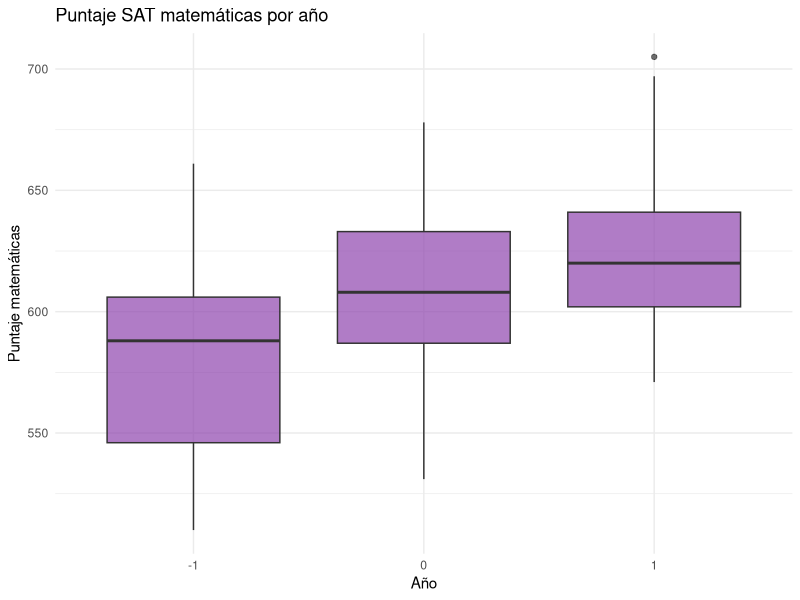
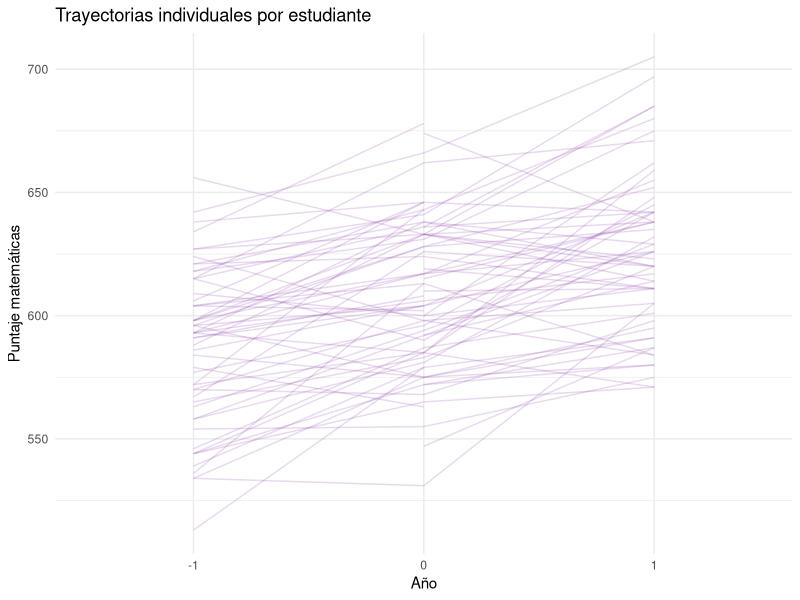
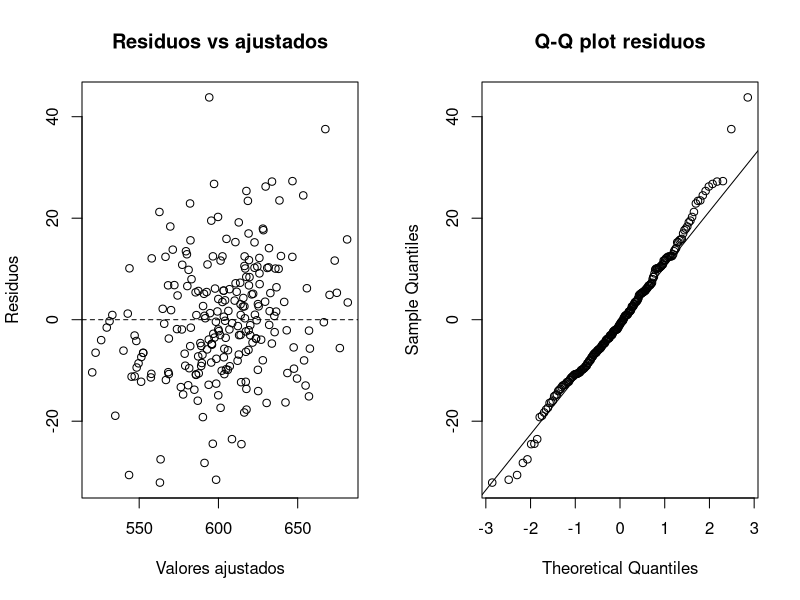
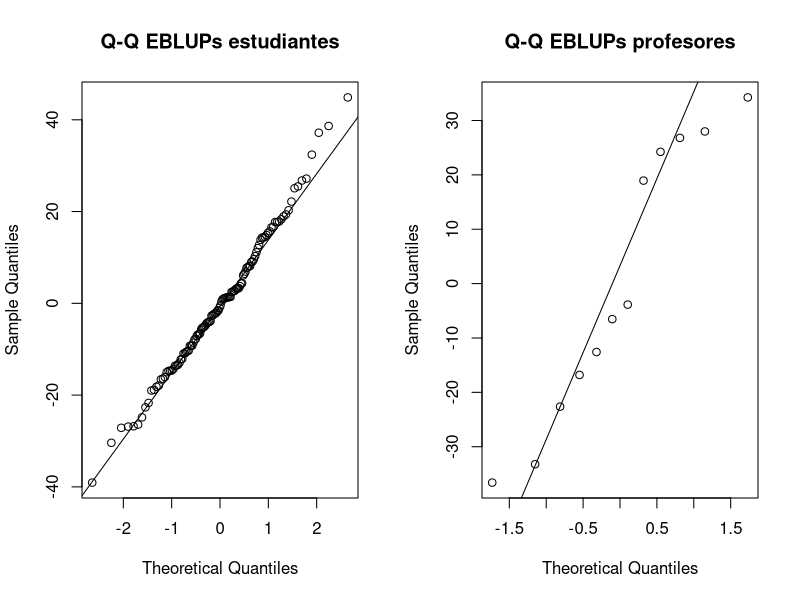

Write R code to recreate these figures, in order.
## ---- chunk 1
library(lme4)
library(lmerTest)
library(dplyr)
library(ggplot2)

sat_data <- read.csv("school_data_final.csv")

sat_data <- sat_data |>
  mutate(
    studid = factor(studid),
    tchrid = factor(tchrid),
    year   = as.numeric(year))
## ---- chunk 2
nrow(sat_data)
n_distinct(sat_data$studid)
n_distinct(sat_data$tchrid)
table(sat_data$year)
## ---- chunk 3
ggplot(sat_data, aes(x = factor(year), y = math)) +
  geom_boxplot(fill = "#8e44ad", alpha = 0.7) +
  labs(title = "Puntaje SAT matemáticas por año",
       x = "Año", y = "Puntaje matemáticas") +
  theme_minimal()
## ---- chunk 4
sat_data |>
  group_by(studid) |>
  filter(n() > 1) |>
  ggplot(aes(x = factor(year), y = math,
             group = studid)) +
  geom_line(alpha = 0.2, color = "#8e44ad") +
  labs(title = "Trayectorias individuales por estudiante",
       x = "Año", y = "Puntaje matemáticas") +
  theme_minimal()
## ---- chunk 5
model8.1.fit <- lmer(
  math ~ year + (1 | studid) + (1 | tchrid),
  data = sat_data,
  REML = TRUE
)
summary(model8.1.fit)
## ---- chunk 6
model8.1.nostud <- lmer(
  math ~ year + (1 | tchrid),
  data = sat_data,
  REML = TRUE
)

anova(model8.1.nostud, model8.1.fit, refit = FALSE)

# p-value corregido por mezcla de chi-cuadrados
lrt_h81 <- 46
p_h81 <- 0.5 * (1 - pchisq(lrt_h81, 0)) +
          0.5 * (1 - pchisq(lrt_h81, 1))
cat("p-value corregido H8.1:", p_h81, "\n")
## ---- chunk 7
model8.1.notchr <- lmer(
  math ~ year + (1 | studid),
  data = sat_data,
  REML = TRUE
)

anova(model8.1.notchr, model8.1.fit, refit = FALSE)

# p-value corregido
lrt_h82 <- 79
p_h82 <- 0.5 * (1 - pchisq(lrt_h82, 0)) +
          0.5 * (1 - pchisq(lrt_h82, 1))
cat("p-value corregido H8.2:", p_h82, "\n")
## ---- chunk 8
summary(model8.1.fit)
## ---- chunk 9
coefs <- summary(model8.1.fit)$coefficients
data.frame(
  Efecto      = rownames(coefs),
  Estimacion  = round(coefs[, "Estimate"], 3),
  EE          = round(coefs[, "Std. Error"], 3),
  t           = round(coefs[, "t value"], 3),
  p           = round(coefs[, "Pr(>|t|)"], 4)
) |>
  knitr::kable(caption = "Efectos fijos — Model 8.1 (REML)")
## ---- chunk 10
VarCorr(model8.1.fit)
## ---- chunk 11
residuos <- residuals(model8.1.fit)
ajustados <- fitted(model8.1.fit)

par(mfrow = c(1, 2))

plot(ajustados, residuos,
     xlab = "Valores ajustados",
     ylab = "Residuos",
     main = "Residuos vs ajustados")
abline(h = 0, lty = 2)

qqnorm(residuos, main = "Q-Q plot residuos")
qqline(residuos)
## ---- chunk 12
re_stud <- ranef(model8.1.fit)$studid
re_tchr <- ranef(model8.1.fit)$tchrid

par(mfrow = c(1, 2))
qqnorm(re_stud[, 1], main = "Q-Q EBLUPs estudiantes")
qqline(re_stud[, 1])

qqnorm(re_tchr[, 1], main = "Q-Q EBLUPs profesores")
qqline(re_tchr[, 1])
